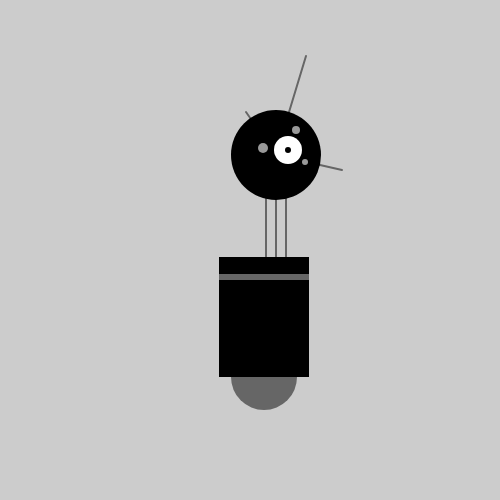
Frame 1 (no input)
Frame 60 (no input): identical to frame 1, image omitted
Frame 120 (the mouse pressed at the canvas centre since frame 60): identical to frame 1, image omitted

The p5.js sketch that drew this single still picture (run headless with seeded random() and noise() and a simulated clock; from frame 60 on, the mouse is pressed at the canvas centre):

// p5.js sketch
// ── sketch.js
//Page 38 Getting Started with p5.js
//By Lauren McCarthy, Casey Reas, and Ben Fry

function setup() {
  createCanvas(500, 500);
  strokeWeight(2);
  ellipseMode(RADIUS);
}

function draw() {
    background(204);
  
  //Neck
  stroke(102); //gray
  line(266,257,266,162); //left
  line(276,257,276,162);//middle
  line(286,257,286,162);//right
  
  //Antennae
  line(276,155,246,112);//small
  line(276,155,306,56);//medium
  line(276,155,342,170);//large
  
  //Body
  noStroke();
  fill(102);//gray
  ellipse(264,377,33,33);//antigravity orb
  fill(0);//black
  rect(219,257,90,120);//body
  fill(102);//gray
  rect(219,274,90,6);//band
  
  //Head
  fill(0);//black
  ellipse(276,155,45,45);//head
  fill(255);
  ellipse(288,150,14,14);//large eye
  fill(0);
  ellipse(288,150,3,3);//pupil
  fill(153);
  ellipse(263,148,5,5);//eye1
  ellipse(296,130,4,4);//eye2
  ellipse(305,162,3,3);//eye3
}
